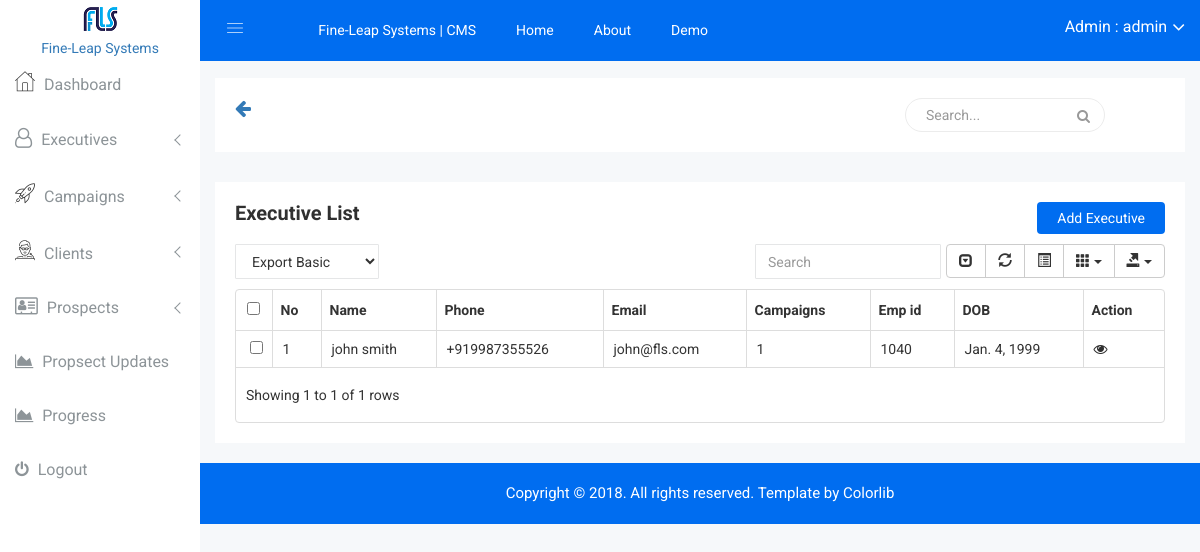
Page /crm_admin/executives/list/ (signed in) on the committed database.
### portal/models.py (models this page shows, shortened)
class User(AbstractBaseUser, PermissionsMixin):
    email = models.EmailField(_('email address'), unique=True)
    first_name = models.CharField(max_length=32, blank=True)
    last_name = models.CharField(max_length=32, blank=True)
    phone = models.CharField(max_length=13, blank=True)
    employee_id = models.CharField(max_length=12, blank=True)
    date_joined = models.DateTimeField(_('date joined'), auto_now_add=True)
    date_of_birth = models.DateField(blank=True, null=True)
    details = models.TextField(blank=True)
    is_active = models.BooleanField(_('active'), default=True)
    is_staff = models.BooleanField(_('staff'), default=False)
    is_superuser = models.BooleanField(_('superuser'), default=False)
    objects = UserManager()
    USERNAME_FIELD = 'email'
    REQUIRED_FIELDS = []
    class Meta:
        verbose_name = _('user')
        verbose_name_plural = _('users')
    def __str__(self):
        return self.get_email_name
    @property
    def get_display_text(self):
        if self.get_full_name:
            return self.get_full_name
        else:
            return self.__str__()
    @property
    def get_full_name(self):
        return "{} {}".format(self.first_name, self.last_name) if (self.first_name or self.last_name) else ""
    @property
    def get_email_name(self):
        email_str = str(self.email)
        return email_str[:email_str.rfind("@")]
    @property
    def get_admin_update_url(self):
        return reverse_lazy("crm_admin:executive_update", kwargs={"id": self.id})
    @property
    def get_campaigns(self):
        return self.campaign_set.all()

### crm_admin/views.py (the view)
        class WrappedClass(UserPassesTestMixin, wrapped):
            def test_func(self):
                return self.request.user.is_superuser

### crm_admin/views.py (called while the page is built)
def superuser_required():
    def wrapper(wrapped):
        class WrappedClass(UserPassesTestMixin, wrapped):
            def test_func(self):
                return self.request.user.is_superuser
        return WrappedClass
    return wrapper

    def get_queryset(self):
        qs = super().get_queryset().filter(is_staff=False, is_superuser=False)
        return qs

### crm_admin/templates/crm_admin/executives/list.html (shortened to what this page needs)
{% extends "crm_admin/base.html" %}
{% load result_tags %}
{% load static %}
{% block content %}
            <div class="data-table-area mg-b-15">
            <div class="container-fluid">
                <div class="row">
                    <div class="col-lg-12 col-md-12 col-sm-12 col-xs-12">
                        <div class="sparkline13-list">
                            <div class="sparkline13-hd">
                                <div class="main-sparkline13-hd">
                                    <h1>Executive List</h1>
                                    <div class="add-product">
                                        <a href="{% url "crm_admin:executive_add" %}">Add Executive</a>
                                    </div>
                                </div>
                            </div>
                            <div class="sparkline13-graph">
                                <div class="datatable-dashv1-list custom-datatable-overright">
                                    <div id="toolbar">
                                        <select class="form-control dt-tb">
											<option value="">Export Basic</option>
										</select>
                                    </div>
                                    <table id="table" data-toggle="table" data-pagination="true" data-search="true" data-show-columns="true" data-show-pagination-switch="true" data-show-refresh="true" data-key-events="true" data-show-toggle="true" data-resizable="true" data-cookie="true"
                                        data-cookie-id-table="saveId" data-show-export="true" data-click-to-select="true" data-toolbar="#toolbar">
                                        <thead>
                                            <tr>
                                                <th data-field="id">No</th>
                                                <th data-field="name">Name</th>
                                                <th data-field="phone">Phone</th>
                                                <th data-field="email">Email</th>
                                                <th data-field="campaigns">Campaigns</th>
                                                <th data-field="emp_id">Emp id</th>
                                                <th data-field="dob">DOB</th>
                                                <th data-field="action">Action</th>
                                            </tr>
                                        </thead>
                                        <tbody>
                                            {% for executive in executives %}
                                                <tr>
                                                    <td>{{ forloop.counter }}</td>
                                                    <td>{{ executive.get_full_name }}</td>
                                                    <td>{{ executive.phone }}</td>
                                                    <td>{{ executive.email }}</td>
                                                    <td>{{ executive.get_campaigns.count }}</td>
                                                    <td>{{ executive.employee_id }}</td>
                                                    <td>{{ executive.date_of_birth }}</td>
                                                    <td class="datatable-ct"><a href="{{ executive.get_admin_update_url }}"><i class="fa fa-eye"></i></a></td>
                                                </tr>
                                            {% endfor %}
                                        </tbody>
                                    </table>
                                </div>
                            </div>
                        </div>
                    </div>
                </div>
            </div>
        </div>
{% endblock %}

### crm_admin/templates/crm_admin/header.html (shortened to what this page needs)
    {% load static %}
    <div class="container-fluid">
        <div class="row">
            <div class="col-lg-12 col-md-12 col-sm-12 col-xs-12">
                <div class="logo-pro">
                    <a href="index.html"><img class="main-logo" src="{% static "img/logo/logosn.png" %}" alt="" /></a>
                </div>
            </div>
        </div>
    </div>
<br>
    <div class="header-advance-area">
        <div class="header-top-area">
            <div class="container-fluid">
                <div class="row">
                    <div class="col-lg-12 col-md-12 col-sm-12 col-xs-12">
                        <div class="header-top-wraper">
                            <div class="row">
                                <div class="col-lg-1 col-md-0 col-sm-1 col-xs-12">
                                    <div class="menu-switcher-pro">
                                        <button type="button" id="sidebarCollapse" class="btn bar-button-pro header-drl-controller-btn btn-info navbar-btn">
                                                <i class="educate-icon educate-nav"></i>
                                            </button>
                                    </div>
                                </div>
                                <div class="col-lg-6 col-md-7 col-sm-6 col-xs-12">
                                    <div class="header-top-menu tabl-d-n">
                                        <ul class="nav navbar-nav mai-top-nav">
                                            <li class="nav-item"><a href="{% url "portal:home" %}">Fine-Leap Systems | CMS</a></li>
                                            <li class="nav-item"><a href="{% url "portal:home" %}" class="nav-link">Home</a>
                                            </li>
                                            <li class="nav-item"><a href="#" class="nav-link">About</a>
                                            </li>
                                            <li class="nav-item"><a href="#" class="nav-link">Demo</a>
                                            </li>
                                        </ul>
                                    </div>
                                </div>
                                <div class="col-lg-5 col-md-5 col-sm-12 col-xs-12">
                                    <div class="header-right-info">
                                        <ul class="nav navbar-nav mai-top-nav header-right-menu">
                                            <li class="nav-item">
                                                <a href="#" data-toggle="dropdown" role="button" aria-expanded="false" class="nav-link dropdown-toggle">
                                                    <span class="admin-name">Admin : {{ user.get_display_text }}</span>
                                                    <i class="fa fa-angle-down edu-icon edu-down-arrow"></i>
                                                </a>
                                            </li>
                                        </ul>
                                    </div>
                                </div>
                            </div>
                        </div>
                    </div>
                </div>
            </div>
        </div>
        <div class="breadcome-area">
            <div class="container-fluid">
                <div class="row">
                    <div class="col-lg-12 col-md-12 col-sm-12 col-xs-12">
                        <div class="breadcome-list">
                            <div class="row">
                                <div class="col-lg-5 col-md-5 col-sm-5 col-xs-2">
                                    <a class="float-left" onClick="javascript:history.go(-1);"><i class="fa fa-arrow-left fa-lg"></i></a>
                                </div>
                                <div class="col-lg-6 col-md-6 col-sm-6 col-xs-10">
                                    <div class="breadcome-heading" style="float: right!important;">
                                        <form role="search" class="sr-input-func">
                                            <input type="text" placeholder="Search..." class="search-int form-control">
                                            <a href="#"><i class="fa fa-search"></i></a>
                                        </form>
                                    </div>
                                </div>
                            </div>
                        </div>
                    </div>
                </div>
            </div>
        </div>
    </div>

### portal/static/css/main.css (style rules this page uses)
html { color: #222; font-size: 1em; line-height: 1.4; }

### rows in the picture
User: get_display_text "admin"
User: get_full_name "john smith", phone "+919987355526", email "john@fls.com", get_campaigns.count "1", employee_id "1040", date_of_birth "Jan. 4, 1999"
